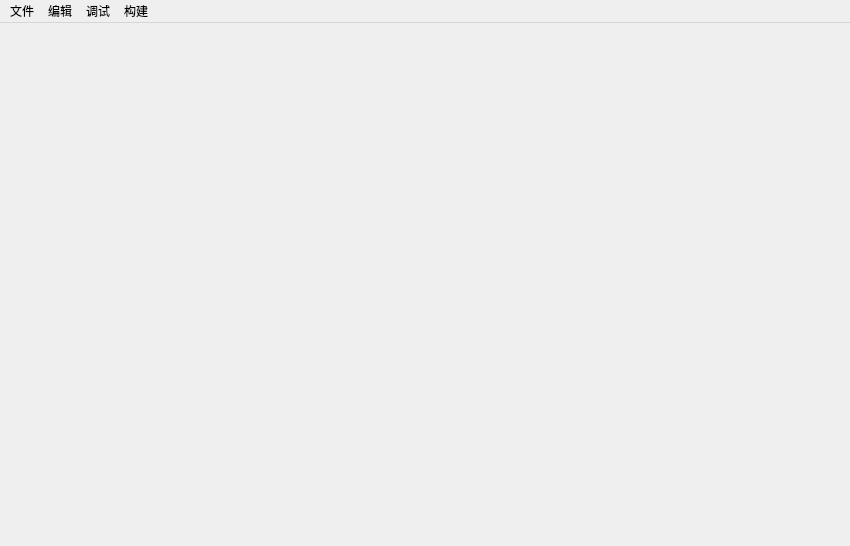
<?xml version="1.0" encoding="UTF-8"?>
<ui version="4.0">
 <class>PiscesMainWin</class>
 <widget class="QMainWindow" name="PiscesMainWin">
  <property name="geometry">
   <rect>
    <x>0</x>
    <y>0</y>
    <width>850</width>
    <height>546</height>
   </rect>
  </property>
  <property name="cursor">
   <cursorShape>ArrowCursor</cursorShape>
  </property>
  <property name="windowTitle">
   <string>PiscesMainWin</string>
  </property>
  <widget class="QWidget" name="centralWidget">
   <layout class="QVBoxLayout" name="verticalLayout">
    <property name="leftMargin">
     <number>0</number>
    </property>
    <property name="topMargin">
     <number>0</number>
    </property>
    <property name="rightMargin">
     <number>0</number>
    </property>
    <property name="bottomMargin">
     <number>0</number>
    </property>
    <item>
     <widget class="QStackedWidget" name="stackedWidget"/>
    </item>
   </layout>
  </widget>
  <widget class="QMenuBar" name="menuBar">
   <property name="geometry">
    <rect>
     <x>0</x>
     <y>0</y>
     <width>850</width>
     <height>19</height>
    </rect>
   </property>
   <widget class="QMenu" name="menu">
    <property name="title">
     <string>文件</string>
    </property>
    <addaction name="actionw"/>
    <addaction name="actionn"/>
   </widget>
   <widget class="QMenu" name="menu_2">
    <property name="title">
     <string>编辑</string>
    </property>
   </widget>
   <widget class="QMenu" name="menu_3">
    <property name="title">
     <string>调试</string>
    </property>
   </widget>
   <widget class="QMenu" name="menu_4">
    <property name="title">
     <string>构建</string>
    </property>
   </widget>
   <addaction name="menu"/>
   <addaction name="menu_2"/>
   <addaction name="menu_3"/>
   <addaction name="menu_4"/>
  </widget>
  <action name="actionw">
   <property name="text">
    <string>打开..</string>
   </property>
  </action>
  <action name="actionn">
   <property name="text">
    <string>n</string>
   </property>
  </action>
 </widget>
 <layoutdefault spacing="6" margin="11"/>
 <resources/>
 <connections/>
</ui>
